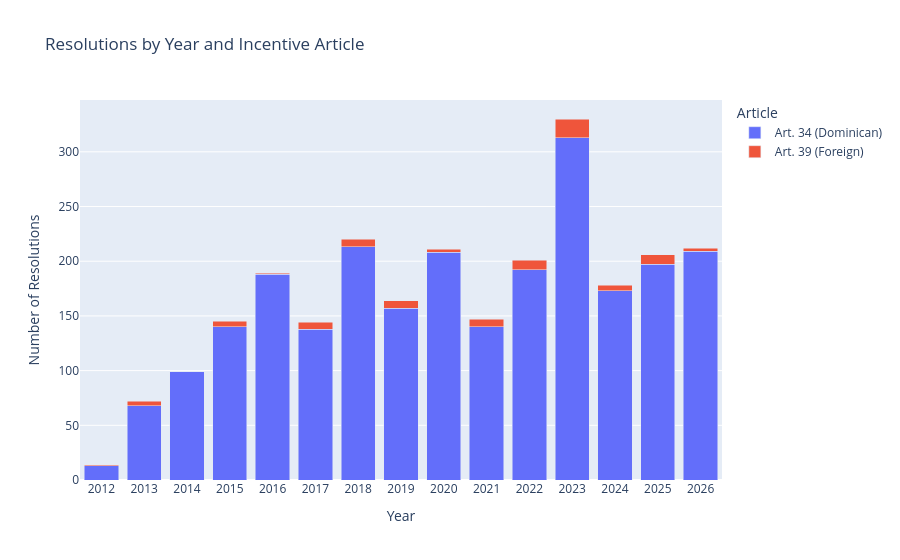

The notebook cell this image was saved under:
### Code cell
# Resolutions by year and incentive article
df['article_label'] = df['incentive_article'].map(article_labels)

res_by_year_article = df.groupby(['year', 'article_label']).size().reset_index(name='count')

fig = px.bar(
    res_by_year_article,
    x='year',
    y='count',
    color='article_label',
    title='Resolutions by Year and Incentive Article',
    labels={'year': 'Year', 'count': 'Number of Resolutions', 'article_label': 'Article'},
    barmode='stack'
)
fig.show()

### Figure 1 — Plotly figure (JSON) as saved in the notebook; plotly's stock layout.template omitted (floating-point values rounded to 4 significant figures)
{"data": [{"hovertemplate": "Article=Art. 34 (Dominican)<br>Year=%{x}<br>Number of Resolutions=%{y}<extra></extra>", "legendgroup": "Art. 34 (Dominican)", "marker": {"color": "#636efa", "pattern": {"shape": ""}}, "name": "Art. 34 (Dominican)", "orientation": "v", "showlegend": true, "textposition": "auto", "type": "bar", "x": ["2012", "2013", "2014", "2015", "2016", "2017", "2018", "2019", "2020", "2021", "2022", "2023", "2024", "2025", "2026"], "xaxis": "x", "y": [13, 68, 99, 140, 188, 138, 213, 157, 208, 140, 192, 313, 173, 197, 209], "yaxis": "y"}, {"hovertemplate": "Article=Art. 39 (Foreign)<br>Year=%{x}<br>Number of Resolutions=%{y}<extra></extra>", "legendgroup": "Art. 39 (Foreign)", "marker": {"color": "#EF553B", "pattern": {"shape": ""}}, "name": "Art. 39 (Foreign)", "orientation": "v", "showlegend": true, "textposition": "auto", "type": "bar", "x": ["2012", "2013", "2015", "2016", "2017", "2018", "2019", "2020", "2021", "2022", "2023", "2024", "2025", "2026"], "xaxis": "x", "y": [1, 4, 5, 1, 6, 7, 7, 3, 7, 9, 17, 5, 9, 3], "yaxis": "y"}], "layout": {"barmode": "stack", "legend": {"title": {"text": "Article"}, "tracegroupgap": 0}, "title": {"text": "Resolutions by Year and Incentive Article"}, "xaxis": {"anchor": "y", "domain": [0, 1], "title": {"text": "Year"}}, "yaxis": {"anchor": "x", "domain": [0, 1], "title": {"text": "Number of Resolutions"}}}}
